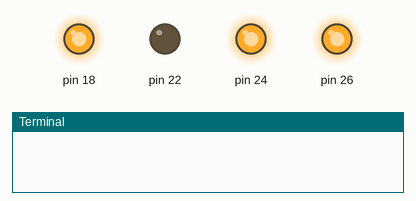
Simulated run of this program. Board: Raspberry Pi (header pin numbers), started with the argument open. On the bench: output pins drawn as LEDs (lit = HIGH), the last lines printed to the terminal. At 1.0 s the program stops and its outputs stay as they are.

Above: at 0.1 s.
At 0.6 s:
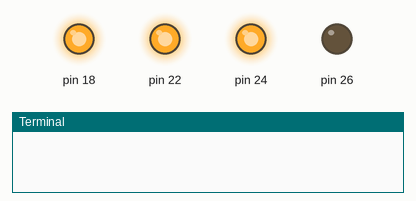
At 1.1 s:
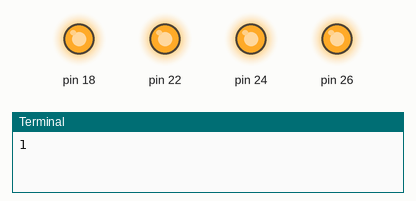
Timing chart, 0 to 2.5 s (numbered marks = the images above):
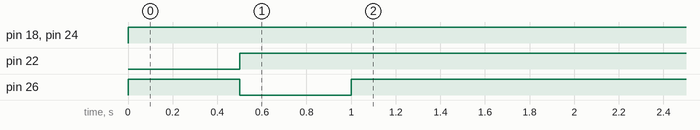

The program:

vr_tous.py
```python
#!/usr/bin/python
# -*- coding: utf-8 -*-

import sys
from bubendorff import Bubendorff

def usage():
    print("Error : bad parameters!")
    print("Usage : {0} [open|close]".format(sys.argv[0]))
    sys.exit(1)

if __name__ == "__main__":
    if len(sys.argv) != 2:
        usage()
    if sys.argv[1] not in ['open', 'close']:
        usage()

    vr1 = Bubendorff(22, 18, 22, 20)
    vr2 = Bubendorff(26, 24, 22, 20)
    if sys.argv[1] == "open":
        vr1.open()
        vr2.open()
    else:
        vr1.close()
        vr2.close()
    print("1")
```

bubendorff.py
```python
#!/usr/bin/python
# -*- coding: utf-8 -*-

import time
import RPi.GPIO as GPIO

# set up the way to access the GPIO inputs
GPIO.setmode(GPIO.BOARD)
# no warning displayed
GPIO.setwarnings(False)


"""
 TODO
 - configure logging option
 - add calculation on current position
 - use GPIO.cleanup() ???
"""

class Bubendorff:
    """
       Class to manage Bubendorff rolling shutter with a rpi thanks to the board :
         8 canaux 5V Solid State Board Module relais OMRON SSR AVR DSP Arduino
         Reference ASIN : B00AZEVSQG

       This relay board close a relay for a down (0) level on an input pin !!!

       In this class, I choose to set :
         gpio = LOW  ==> bubendorff remote button not activated
         gpio = HIGH ==> bubendorff remote button activated
       This is better in case of reboot (gpio will be set to LOW on startup)
    """


    def __init__(self, gpio_for_opening, gpio_for_closing, time_for_opening, time_for_closing):
        """ Set up the rolling shutter python engine
        """

        #print("Bubendorff > start init...")
        ### set constants
        self.pulse_duration_s = 0.5   # 500ms of pulse to do an up or down action

        ### set parameters
        self.gpio_for_opening = gpio_for_opening
        self.gpio_for_closing = gpio_for_closing
        self.time_for_opening = time_for_opening
        self.time_for_closing = time_for_closing

        ### check GPIO status before init
        #print(u"GPIO version = {0}".format(GPIO.VERSION))
        #print(u"GPIO function for opening ({0}) : {1}".format(self.gpio_for_opening, GPIO.gpio_function(self.gpio_for_opening)))
        #print(u"GPIO function for closing ({0}) : {1}".format(self.gpio_for_closing, GPIO.gpio_function(self.gpio_for_closing)))
        #print(u"""GPIO functions values :
        #          0 = GPIO.OUT
        #          1 = GPIO.IN
        #          40 = GPIO.SERIAL
        #          41 = GPIO.SPI
        #          42 = GPIO.I2C
        #          43 = GPIO.HARD_PWM
        #          -1 = GPIO.UNKNOWN""")


        ### init GPIO values
        GPIO.setup(self.gpio_for_opening, GPIO.OUT, initial=GPIO.HIGH)
        GPIO.setup(self.gpio_for_closing, GPIO.OUT, initial=GPIO.HIGH)

        #print("Bubendorff > end of init!")

    def open(self, percent = None):
        """ Open the rolling shutter
        """
        #print("Bubendorff > start opening the rolling shutter")
        GPIO.output(self.gpio_for_opening, GPIO.LOW)
        time.sleep(self.pulse_duration_s)
        GPIO.output(self.gpio_for_opening, GPIO.HIGH)

    def close(self, percent = None):
        """ Close the rolling shutter
        """
        #print("Bubendorff > start closing the rolling shutter")
        GPIO.output(self.gpio_for_closing, GPIO.LOW)
        time.sleep(self.pulse_duration_s)
        GPIO.output(self.gpio_for_closing, GPIO.HIGH)


if __name__ == "__main__":
    ## 22 => close
    ## 18 => open
    vr1 = Bubendorff(22, 18, 22, 20)
    vr1.open()
    time.sleep(10)
    vr1.close()
```

Measured:
- by itself, pin 18, pin 24: LOW → HIGH at 0.00 s
- by itself, pin 22: LOW → HIGH at 0.50 s
- by itself, pin 26: LOW → HIGH at 0.00 s, → LOW 0.50 s later, → HIGH 0.50 s later
